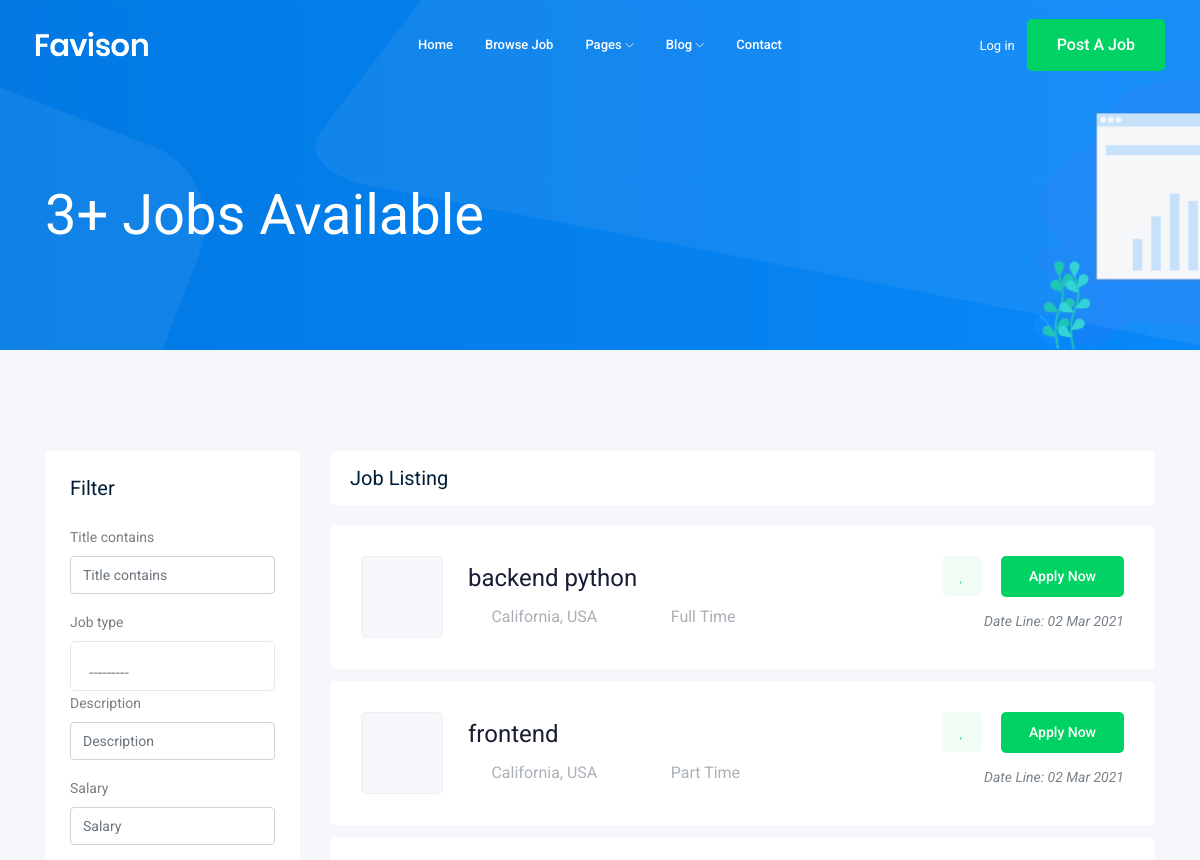
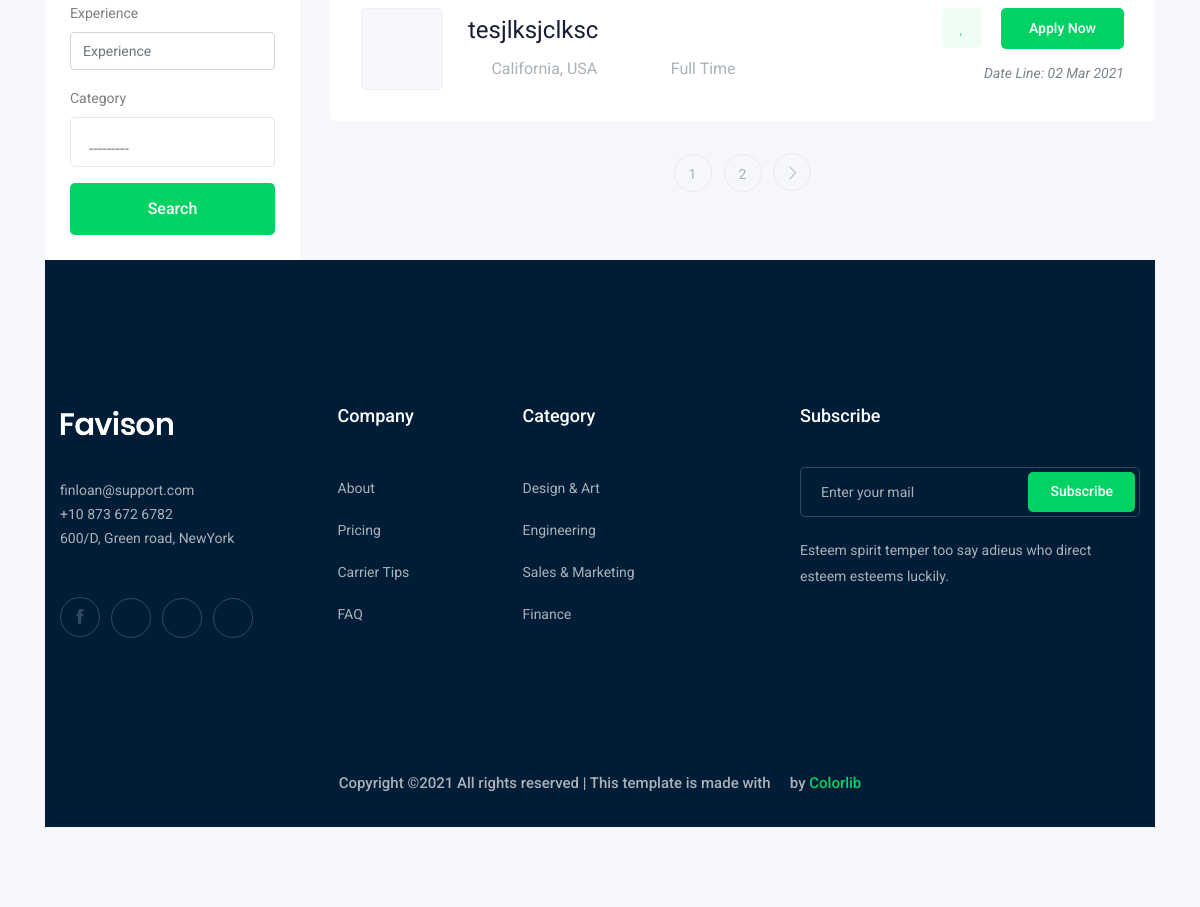
Screenshot of /jobs/ with the database file from the repository (2 pictures, top to bottom).
### job/models.py (models this page shows, shortened)
class Job(models.Model):
    title=models.CharField(max_length=50)
    owner=models.ForeignKey(User,related_name='job_owner',on_delete=models.CASCADE)
    job_type=models.CharField(max_length=20,choices=JOB_TYPE)
    description=models.TextField(max_length=1000)
    published_at=models.DateTimeField(auto_now=True)
    vacancy=models.IntegerField(default=1)
    salary=models.IntegerField(default=0)
    experience=models.IntegerField(default=1)
    category = models.ForeignKey('Category',on_delete=models.CASCADE,null=True)
    image=models.ImageField(upload_to='jobs/')
    slug=models.SlugField(blank=True,null=True)

### job/views.py (the view)
def job_list(request):
    job_list=Job.objects.all()
    my_filter = job_Filter(request.GET, queryset=job_list)
    job_list=my_filter.qs
    paginator = Paginator(job_list,3)
    page_number=request.GET.get('page')
    page_obj=paginator.get_page(page_number)
    context={'jobs':page_obj,'my_filter':my_filter}
    return render (request,'job/job_list.html',context)

### job/models.py (called while the page is built)
    def __str__(self):
        return self.name

### job/templates/job/job_list.html (shortened to what this page needs)
{%extends 'base.html'%}
{% load bootstrap4 %}
{%block body%}
    <div class="bradcam_area bradcam_bg_1">
        <div class="container">
            <div class="row">
                <div class="col-xl-12">
                    <div class="bradcam_text">
                        <h3>{{jobs|length}}+ Jobs Available</h3>
                    </div>
                </div>
            </div>
        </div>
    </div>
    <div class="job_listing_area plus_padding">
        <div class="container">
            <div class="row">
                <div class="col-lg-3">
                    <div class="job_filter white-bg ">
                        <div class="form_inner white-bg ">
                            <h3>Filter</h3>
                            <form method="GET">
                                {% bootstrap_form my_filter.form %}
                                {% buttons %}
                                <button class="boxed-btn3 w-100 mt-3" type="submit">Search</button>
                               {% endbuttons %}
                            </form>
                        </div>
                    </div>
                </div>
                <div class="col-lg-9">
                    <div class="recent_joblist_wrap">
                        <div class="recent_joblist white-bg ">
                            <div class="row align-items-center">
                                <div class="col-md-6">
                                    <h4>Job Listing</h4>
                                </div>
                            </div>
                        </div>
                    </div>
                    {%for job in jobs%}
                    <div class="job_lists m-0">
                        <div class="row">
                            <div class="col-lg-12 col-md-12">
                                <div class="single_jobs white-bg d-flex justify-content-between">
                                    <div class="jobs_left d-flex align-items-center">
                                        <div class="thumb">
                                        </div>
                                        <div class="jobs_conetent">
                                            <a href="{% url 'jobs:job_details' job.slug %}"><h4>{{job.title}}</h4></a>
                                            <div class="links_locat d-flex align-items-center">
                                                <div class="location">
                                                    <p> <i class="fa fa-map-marker"></i> California, USA</p>
                                                </div>
                                                <div class="location">
                                                    <p> <i class="fa fa-clock-o"></i> {{job.job_type}}</p>
                                                </div>
                                            </div>
                                        </div>
                                    </div>
                                    <div class="jobs_right">
                                        <div class="apply_now">
                                            <a class="heart_mark" href="#"> <i class="fa fa-heart"></i> </a>
                                            <a href="{% url 'jobs:job_details' job.slug %}" class="boxed-btn3">Apply Now</a>
                                        </div>
                                        <div class="date">
                                            <p>Date Line: {{job.published_at|date:'d M o'}}</p>
                                        </div>
                                    </div>
                                </div>
                            </div>
                        </div>
                        {%endfor%}
                        {% if jobs.has_other_pages%}
                        <div class="row">
                            <div class="col-lg-12">
                                <div class="pagination_wrap">
                                    <ul>
                                        {% for i in jobs.paginator.page_range%}
                                        <li><a href="?page={{i}}"><span>{{i}}</span></a></li>
                                        {%endfor%}
                                        {% if jobs.has_next%}
                                        <li><a href="?page=={{jobs.next_page_number}}"> <i class="ti-angle-right"></i> </a></li>
                                        {%endif%}
                                    </ul>
                                </div>
                            </div>
                        </div>
                        {%endif%}
                    </div>
                </div>
            </div>
        </div>
    </div>
{%endblock body%}

### rows the page displays
Job: title "backend python", job_type "Full Time", published_at "02 Mar 2021"
Job: title "frontend", job_type "Part Time", published_at "02 Mar 2021"
Job: title "tesjlksjclksc", job_type "Full Time", published_at "02 Mar 2021"

### other values shown
{{ jobs|length }} "3"
{{ i }} "1" "2"
